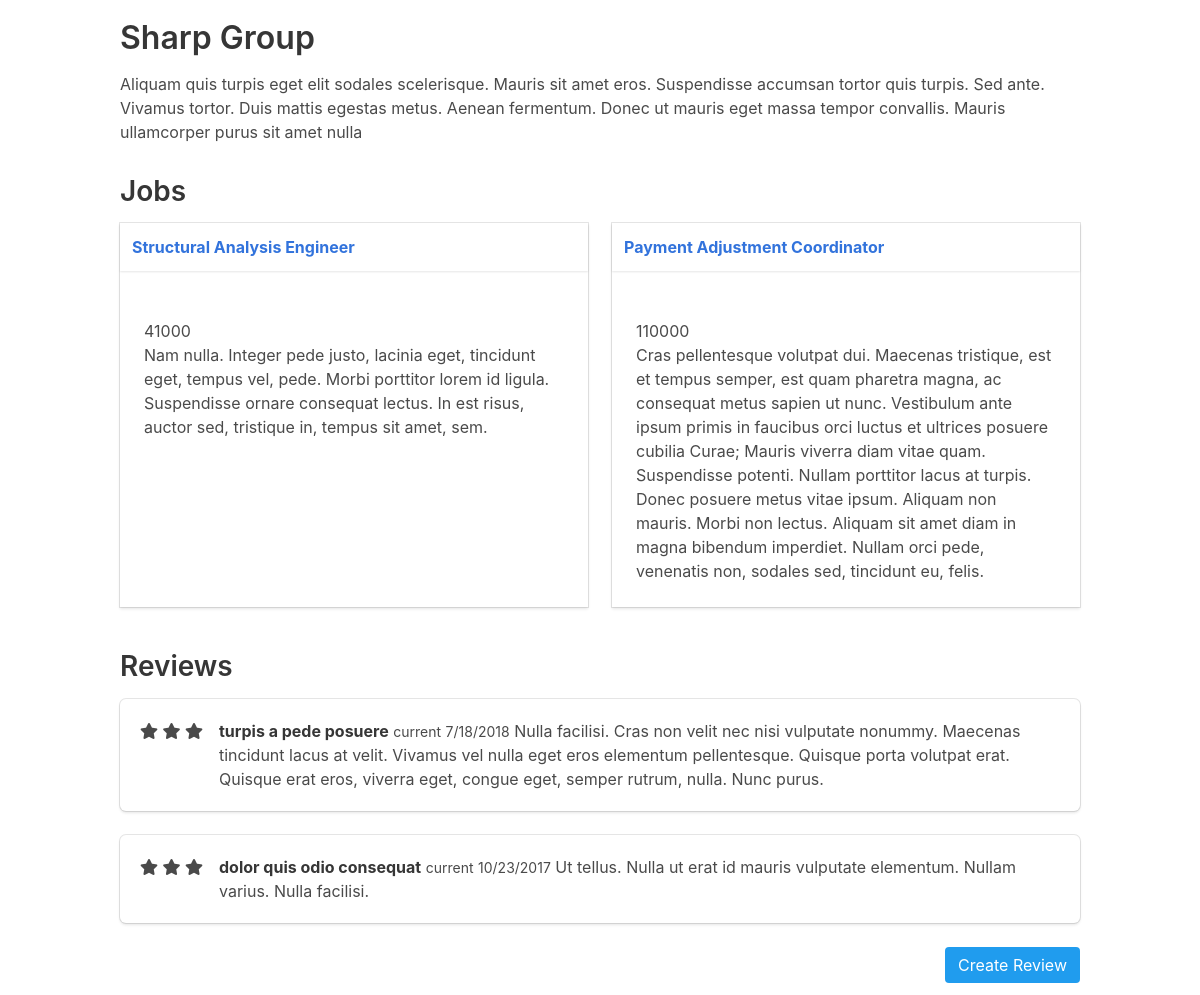
The app's page /employer/1, older data.
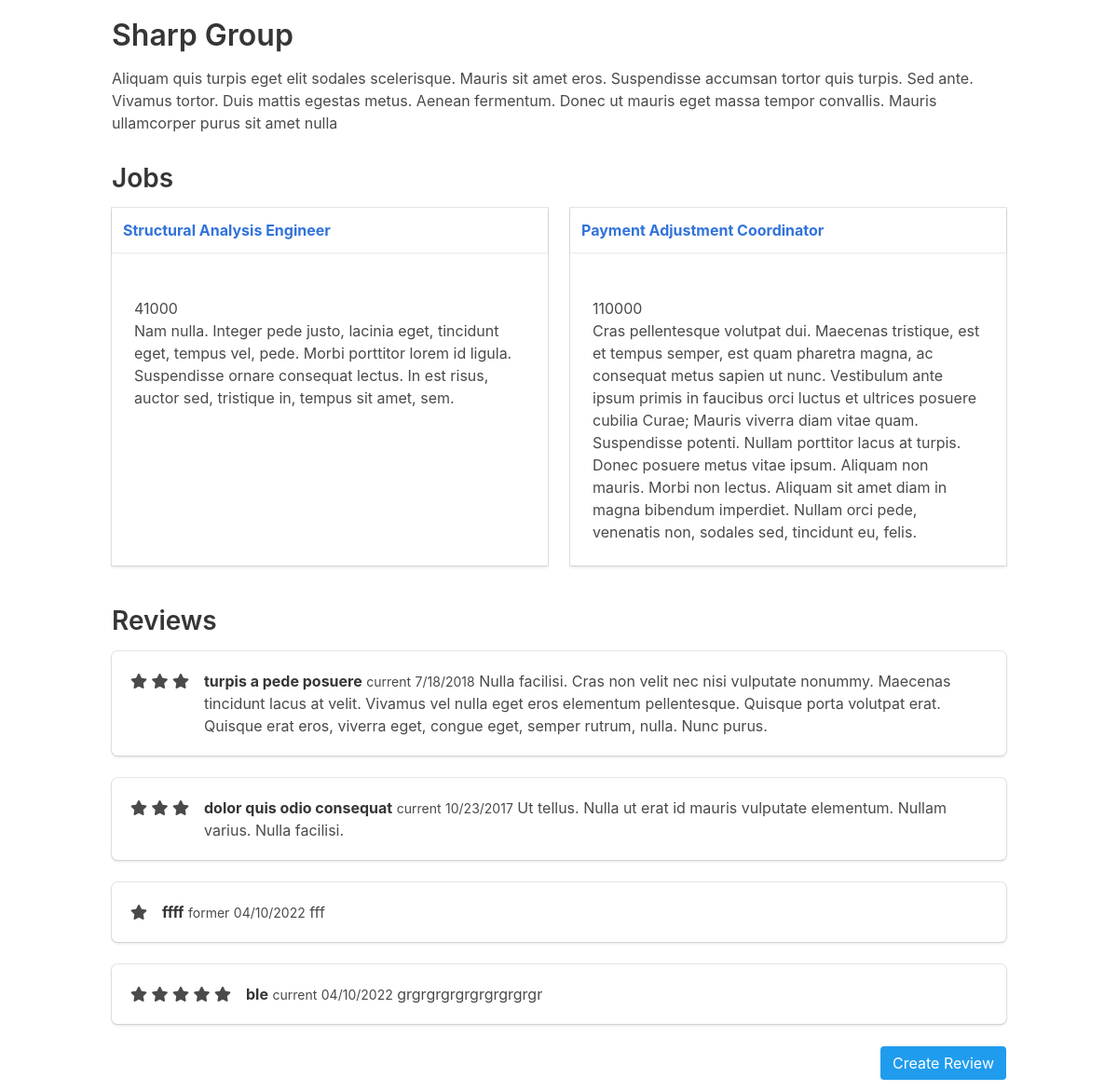
The same page, newer data.
### tables this page shows
CREATE TABLE "employer" (
"id" INTEGER PRIMARY KEY AUTOINCREMENT,
"name" VARCHAR,
"description" TEXT,
"address" VARCHAR,
"city" VARCHAR,
"state" VARCHAR,
"zip" VARCHAR
);

CREATE TABLE "job" (
"id" INTEGER PRIMARY KEY AUTOINCREMENT,
"title" VARCHAR,
"description" TEXT,
"salary" VARCHAR,
"employer_id" INTEGER
);

CREATE TABLE "review" (
"id" INTEGER PRIMARY KEY AUTOINCREMENT,
"review" TEXT,
"rating" INTEGER,
"title" VARCHAR,
"date" DATETIME,
"status" VARCHAR,
"employer_id" INTEGER
);

### jobs/app.py (the view)
@app.route("/employer/<employer_id>")
def employer(employer_id):
    employer = execute_sql(
        'SELECT * FROM employer WHERE id=?', [employer_id], single=True
    )
    jobs = execute_sql(
        'SELECT job.id, job.title, job.description, job.salary FROM job JOIN employer ON employer.id = job.employer_id WHERE employer.id = ?',
        [employer_id]
    )
    reviews = execute_sql(
        'SELECT review, rating, title, date, status FROM review JOIN employer ON employer.id = review.employer_id WHERE employer.id = ?',
        [employer_id]
    )
    return render_template('employer.html', employer=employer, jobs=jobs, reviews=reviews)

### jobs/app.py (called while the page is built)
def open_connection():
    connection = getattr(g, '_connection', None)
    if connection == None:
        connection = g._connection = sqlite3.connect(PATH)
    connection.row_factory = sqlite3.Row
    return connection

def execute_sql(sql, values=(), commit=False, single=False):
    connection = open_connection()
    cursor = connection.execute(sql, values)
    if commit == True:
        results = connection.commit()
    else:
        results = cursor.fetchone() if single else cursor.fetchall()
    cursor.close()
    return results

@app.teardown_appcontext
def close_connection(exception):
    connection = getattr(g, '_connection', None)
    if connection != None:
        connection.close()

### jobs/templates/employer.html
{% extends "layout.html" %}
{% block content %}
    <div>
        <h1>{{ employer['name'] }}</h1>
        <div class="description">
            <p>{{ employer['description'] }}</p>
        </div>
    </div>
    <h2>Jobs</h2>
    {{ show_jobs(jobs) }}
    <h2>Reviews</h2>
    {% for review in reviews %}
        <div class="box">
            <article class="media">
            <div class="media-left">
                {% for _ in range(0, review['rating']): %}
                    <span class="fa fa-star checked"></span>
                {% endfor %}
            </div>
            <div class="media-content">
                <div class="content">
                    <p>
                        <strong>{{ review['title'] }}</strong>
                        <small>{{ review['status'] }}</small>
                        <small>{{ review['date']}}</small>
                        {{ review['review'] }}
                    </p>
                </div>
            </div>
            </article>
        </div>
    {% endfor %}
    <div class="columns">
    <div class="column">
        <a class="button is-info is-pulled-right" href={{ url_for('review', employer_id=employer['id']) }}>Create Review</a>
    </div>
    </div>
{% endblock %}

### jobs/templates/layout.html (shortened to what this page needs)
{% from '_macros.html' import show_job, show_jobs with context %}
<!doctype html>
<html>
  <head>
    <link rel="stylesheet" href={{url_for('static',filename='css/bulma.min.css')}}>
    <link rel="stylesheet" href={{url_for('static',filename='css/app.css')}}>
    <link rel="stylesheet" href="https://use.fontawesome.com/releases/v5.2.0/css/all.css">
  </head>
  <body>
    <div class="container top">
      <div class="content">
        {% block content %}
        {% endblock %}
      </div>
    </div>
  </body>
</html>

### jobs/templates/_macros.html
{% macro show_job(job) %}
<div class="card adjust-height">
    <header class="card-header">
        <p class="card-header-title">
            <a href={{ url_for('job', job_id=job['id']) }}>{{job['title']}}</a>
        </p>
    </header>
    <div class="card-content">
        <div class="content">
            <p>
                <a href={{ url_for('employer', employer_id=job['employer_id']) }}>{{job['employer_name']}}</a><br>
                {{job['salary']}}<br>
                {{job['description']}}
            </p>
        </div>
    </div>
</div>
{% endmacro %}
{% macro show_jobs(jobs) %}
<div class="columns is-multiline">
    {% for job in jobs %}
        <div class="column is-half">
            {{ show_job(job) }}
        </div>
    {% endfor %}
</div>
{% endmacro %}

### jobs/static/css/app.css (style rules this page uses)
.adjust-height { height: 100%; }
.top { margin-top: 20px; }

Row changes from the older to the newer data that the page shows:
added review: rating 1 (drawn), title "ffff", status "former", date "04/10/2022", review "fff"
added review: rating 5 (drawn), title "ble", status "current", date "04/10/2022", review "grgrgrgrgrgrgrgrgrgr"
